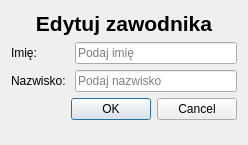
<?xml version="1.0" encoding="UTF-8"?>
<ui version="4.0">
 <class>Dialog</class>
 <widget class="QDialog" name="Dialog">
  <property name="geometry">
   <rect>
    <x>0</x>
    <y>0</y>
    <width>248</width>
    <height>145</height>
   </rect>
  </property>
  <property name="windowTitle">
   <string>Dialog</string>
  </property>
  <layout class="QFormLayout" name="formLayout">
   <item row="0" column="0" colspan="2">
    <widget class="QLabel" name="seria_label">
     <property name="text">
      <string>&lt;html&gt;&lt;head/&gt;&lt;body&gt;&lt;p align=&quot;center&quot;&gt;&lt;span style=&quot; font-size:16pt; font-weight:600;&quot;&gt;Edytuj zawodnika&lt;/span&gt;&lt;/p&gt;&lt;/body&gt;&lt;/html&gt;</string>
     </property>
    </widget>
   </item>
   <item row="1" column="0">
    <widget class="QLabel" name="label">
     <property name="text">
      <string>Imię:</string>
     </property>
    </widget>
   </item>
   <item row="1" column="1">
    <widget class="QLineEdit" name="imie_lineEdit">
     <property name="placeholderText">
      <string>Podaj imię</string>
     </property>
    </widget>
   </item>
   <item row="2" column="0">
    <widget class="QLabel" name="label_2">
     <property name="text">
      <string>Nazwisko: </string>
     </property>
    </widget>
   </item>
   <item row="2" column="1">
    <widget class="QLineEdit" name="nazwisko_lineEdit">
     <property name="placeholderText">
      <string>Podaj nazwisko</string>
     </property>
    </widget>
   </item>
   <item row="3" column="0" colspan="2">
    <widget class="QDialogButtonBox" name="buttonBox">
     <property name="orientation">
      <enum>Qt::Horizontal</enum>
     </property>
     <property name="standardButtons">
      <set>QDialogButtonBox::Cancel|QDialogButtonBox::Ok</set>
     </property>
    </widget>
   </item>
  </layout>
 </widget>
 <resources/>
 <connections>
  <connection>
   <sender>buttonBox</sender>
   <signal>accepted()</signal>
   <receiver>Dialog</receiver>
   <slot>accept()</slot>
   <hints>
    <hint type="sourcelabel">
     <x>248</x>
     <y>254</y>
    </hint>
    <hint type="destinationlabel">
     <x>157</x>
     <y>274</y>
    </hint>
   </hints>
  </connection>
  <connection>
   <sender>buttonBox</sender>
   <signal>rejected()</signal>
   <receiver>Dialog</receiver>
   <slot>reject()</slot>
   <hints>
    <hint type="sourcelabel">
     <x>316</x>
     <y>260</y>
    </hint>
    <hint type="destinationlabel">
     <x>286</x>
     <y>274</y>
    </hint>
   </hints>
  </connection>
 </connections>
</ui>
